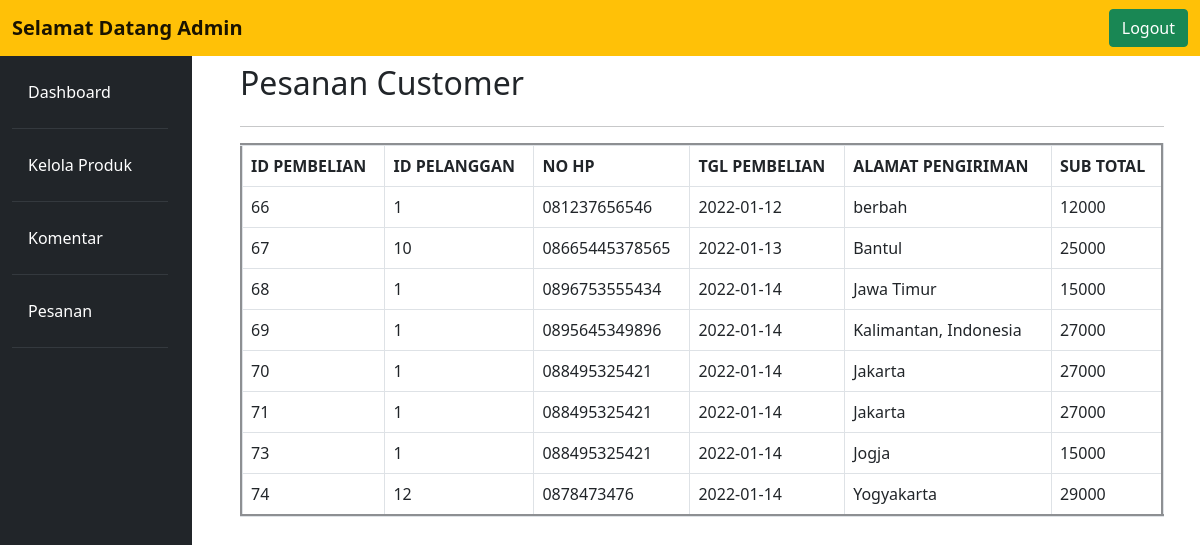
The page /dashboardadmin/pesanan.php (signed in) on the database its author committed.
### tables this page shows
CREATE TABLE `pembelian` (
  `id_pembelian` int(100) NOT NULL,
  `id_pelanggan` varchar(50) NOT NULL,
  `nohp` varchar(50) NOT NULL,
  `tgl_pembelian` date NOT NULL,
  `alamat_pengiriman` varchar(100) NOT NULL,
  `sub_total` varchar(20) NOT NULL
);

### dashboardadmin/pesanan.php (the view, shortened to what this page needs)
<?php
include_once("koneksi.php");
if(isset($_SESSION['email'])){
?>
<!doctype html>
<html lang="en">
  <head>
    <link href="https://cdn.jsdelivr.net/npm/bootstrap@5.1.3/dist/css/bootstrap.min.css" rel="stylesheet">
     <link rel="stylesheet" type="text/css" href="admin.css">
  </head>
  <body>
  <nav class="navbar navbar-expand-lg navbar-light bg-warning fixed-top">
  <div class="container-fluid">
    <a class="navbar-brand" href="#"><b>Selamat Datang Admin</b></a>
      <form class="d-flex">
      <a href="logout.php" class="btn btn-success square-btn-adjust">Logout</a>
      </form>
    </div>
</nav>
<div class="row no-gutters mt-5">
    <div class="col-md-2 bg-dark mt-14 pr-3 pt-4 p-4">
    <ul class="nav flex-column ml-3 mb-5" style=" height: 1000px;">
    <li class="nav-item">
    <a class="nav-link text-white" href="dashboard.php">Dashboard</a><hr class="bg-secondary">
  </li>
  <li class="nav-item">
    <a class="nav-link text-white" style="margin-right:15px" href="form.php">Kelola Produk</a><hr class="bg-secondary">
  </li>
  <li class="nav-item">
    <a class="nav-link text-white" href="komentar.php">Komentar</a><hr class="bg-secondary">
  </li>
  <li class="nav-item">
    <a class="nav-link text-white" href="pesanan.php">Pesanan</a><hr class="bg-secondary">
  </li>
</ul>
    </div>
    <div class="col-md-10 p-5 pt-3">
    <div class="row">
                    <div class="col-md-12">
                     <h2>Pesanan Customer</h2>
                    </div>
                </div>
                 <hr />
<table width='80%' border="3" class="table table-bordered">
            <tr>
                <th>ID PEMBELIAN</th>
                <th>ID PELANGGAN</th>
                <th>NO HP</th>
                <th>TGL PEMBELIAN</th>
                <th>ALAMAT PENGIRIMAN</th>
                <th>SUB TOTAL</th>
            </tr>
            <?php
            $sql="select * from pembelian";
            $tampil = mysqli_query($conn,$sql);
            while($user_data = mysqli_fetch_array($tampil)) {
                        echo "<tr>";
                        echo "<td>".$user_data['id_pembelian']."</td>";
                        echo "<td>".$user_data['id_pelanggan']."</td>";
                        echo "<td>".$user_data['nohp']."</td>";
                        echo "<td>".$user_data['tgl_pembelian']."</td>";
                        echo "<td>".$user_data['alamat_pengiriman']."</td>";
                        echo "<td>".$user_data['sub_total']."</td>";
                        }
                 ?>
                    </table>
    </div>
    </div>
  </body>
      <?php
  }else{
      header("Location: loginadmin.php");
      exit();
  }
  ?>
</html>

### rows shown on the page
pembelian: id_pembelian "66", id_pelanggan "1", nohp "081237656546", tgl_pembelian "2022-01-12", alamat_pengiriman "berbah", sub_total "12000"
pembelian: id_pembelian "67", id_pelanggan "10", nohp "08665445378565", tgl_pembelian "2022-01-13", alamat_pengiriman "Bantul", sub_total "25000"
pembelian: id_pembelian "68", id_pelanggan "1", nohp "0896753555434", tgl_pembelian "2022-01-14", alamat_pengiriman "Jawa Timur", sub_total "15000"
pembelian: id_pembelian "69", id_pelanggan "1", nohp "0895645349896", tgl_pembelian "2022-01-14", alamat_pengiriman "Kalimantan, Indonesia", sub_total "27000"
pembelian: id_pembelian "70", id_pelanggan "1", nohp "088495325421", tgl_pembelian "2022-01-14", alamat_pengiriman "Jakarta", sub_total "27000"
pembelian: id_pembelian "71", id_pelanggan "1", nohp "088495325421", tgl_pembelian "2022-01-14", alamat_pengiriman "Jakarta", sub_total "27000"
pembelian: id_pembelian "73", id_pelanggan "1", nohp "088495325421", tgl_pembelian "2022-01-14", alamat_pengiriman "Jogja", sub_total "15000"
pembelian: id_pembelian "74", id_pelanggan "12", nohp "0878473476", tgl_pembelian "2022-01-14", alamat_pengiriman "Yogyakarta", sub_total "29000"
